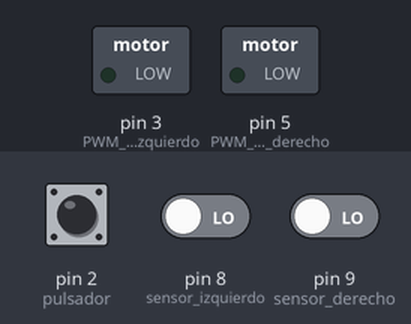
Bench run of a sketch on a simulated Arduino Uno, built with avr-gcc and run on an emulated ATmega328P. Parts: switched loads named in the sketch (green lamp = pin HIGH). The inputs (shaded band) are chosen by the test bench; at power-on: pin 2 (pulsador) LOW, pin 8 (sensor_izquierdo) LOW, pin 9 (sensor_derecho) LOW.

Above: at 1.2 s.
1.3 s: pin 2 (pulsador) pulled HIGH for 0.15 s
At 1.37 s:
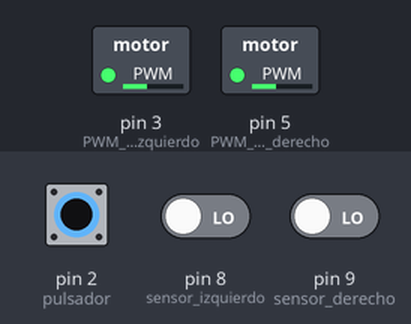
2.9 s: pin 2 (pulsador) pulled HIGH for 3.2 s
At 7.5 s:
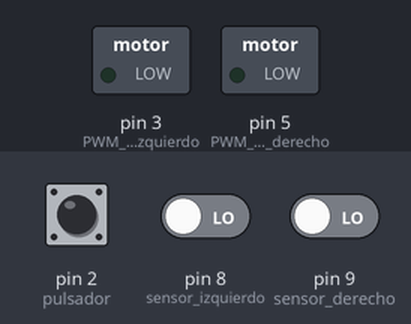
Timing chart, 0 to 9.0 s (numbered marks = the images above; inputs shaded):
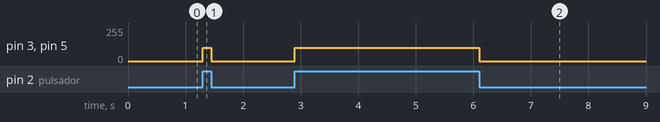

Measured:
- after the input at 1.3 s, pin 3 (PWM_Motor_izquierdo), pin 5 (PWM_Motor_derecho): 0/255 → 100/255 at once, → 0/255 0.15 s later
- after the input at 2.9 s, pin 3 (PWM_Motor_izquierdo), pin 5 (PWM_Motor_derecho): 0/255 → 100/255 at once, → 0/255 3.2 s later

The sketch:

seguidordelineaPIDnano.ino
```cpp
// http://samvrit.tk/tutorials/pid-control-arduino-line-follower-robot/

float Kp=20,Ki=0,Kd=0;
float error=0, P=0, I=0, D=0, PID_value=0;
float previous_error=0, previous_I=0;
int sensor[2]={0, 0};
int initial_motor_speed=100;

void setup()
{
 pinMode(2,INPUT); // pulsador
 pinMode(8,INPUT); // sensor izquierdo
 pinMode(9,INPUT); // sensor derecho

 pinMode(3,OUTPUT); //PWM Motor izquierdo
 pinMode(5,OUTPUT); //PWM Motor derecho
 //Serial.begin(9600); //Habilitar Comunicacion Serial

}


void read_sensor_values()
{
  sensor[0]=digitalRead(8); // sensor izquierdo
  sensor[1]=digitalRead(9); // sensor derecho

  if((sensor[0]==LOW)&&(sensor[1]==HIGH))
  error=1;  // Posicion a la izquierda de la linea
  else if((sensor[0]==HIGH)&&(sensor[1]==HIGH))
  error=0;  // Posicion centrado
  else if((sensor[0]==HIGH)&&(sensor[1]==LOW))
  error=-1; // Posicion a la derecha de la linea
  else if((sensor[0]==LOW)&&(sensor[1]==LOW))   // Posicion fuera de linea totalmente y recuerda para que lado estaba anteriormente
    {
    if(error==-1)
        error=-2;   // Muy a la derecha
    else if (error==1)
        error=2;    // Muy a la izquierda
    }
}

void calculate_pid()
{
    P = error;
    I = previous_I + error;
    D = error-previous_error;

    PID_value = (Kp*P) + (Ki*I) + (Kd*D);

    previous_I=I;
    previous_error=error;
}

void motor_control()
{
    // Calculating the effective motor speed:
    int left_motor_speed = initial_motor_speed+PID_value;
    int right_motor_speed = initial_motor_speed-PID_value;

    // The motor speed should not exceed the max PWM value
    constrain(left_motor_speed,0,255);
    constrain(right_motor_speed,0,255);
    /*
    Serial.print(error);
    Serial.print("      ");
    Serial.print(left_motor_speed);
    Serial.print("      ");
    Serial.println(right_motor_speed);
    */

    analogWrite(3,left_motor_speed);   //Left Motor Speed
    analogWrite(5,right_motor_speed);  //Right Motor Speed
}

void largada(){

    // Pulsador de largada en pin 2
    while (digitalRead(2)==LOW){
            digitalWrite(3,LOW);   // Motor izquierdo apagado
            digitalWrite(5,LOW);   // Motor derecho apagado
        }
}


void loop()
{
    largada();
    read_sensor_values();
    calculate_pid();
    motor_control();
}
```
